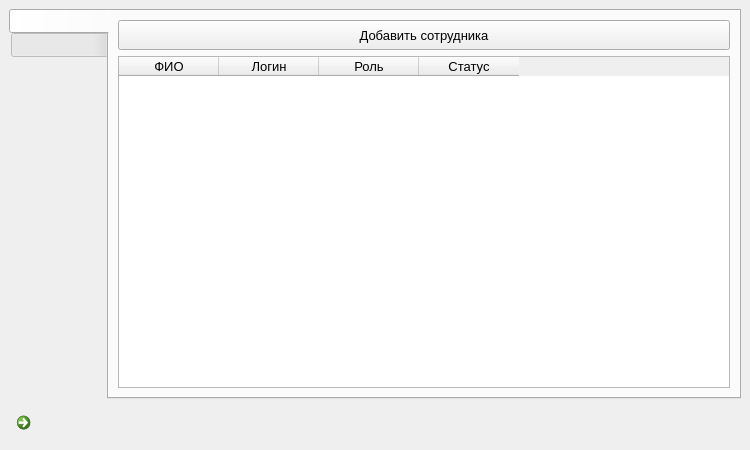
<?xml version="1.0" encoding="UTF-8"?>
<ui version="4.0">
 <class>AdministratorWindow</class>
 <widget class="QMainWindow" name="AdministratorWindow">
  <property name="geometry">
   <rect>
    <x>0</x>
    <y>0</y>
    <width>750</width>
    <height>450</height>
   </rect>
  </property>
  <property name="windowTitle">
   <string>Администратор</string>
  </property>
  <property name="windowIcon">
   <iconset>
    <normaloff>../icons/settings.png</normaloff>../icons/settings.png</iconset>
  </property>
  <widget class="QWidget" name="centralwidget">
   <layout class="QGridLayout" name="gridLayout_2">
    <item row="0" column="0">
     <widget class="QTabWidget" name="tabWidget">
      <property name="styleSheet">
       <string notr="true">QTabBar::tab { min-width: 100px; min-width: 100px; }</string>
      </property>
      <property name="tabPosition">
       <enum>QTabWidget::West</enum>
      </property>
      <property name="currentIndex">
       <number>0</number>
      </property>
      <property name="iconSize">
       <size>
        <width>120</width>
        <height>120</height>
       </size>
      </property>
      <widget class="QWidget" name="tab">
       <attribute name="icon">
        <iconset>
         <normaloff>../icons/employee.png</normaloff>../icons/employee.png</iconset>
       </attribute>
       <attribute name="title">
        <string/>
       </attribute>
       <layout class="QGridLayout" name="gridLayout">
        <item row="1" column="1">
         <widget class="QTableWidget" name="tableEmployee">
          <property name="font">
           <font>
            <pointsize>10</pointsize>
           </font>
          </property>
          <property name="sizeAdjustPolicy">
           <enum>QAbstractScrollArea::AdjustIgnored</enum>
          </property>
          <property name="editTriggers">
           <set>QAbstractItemView::DoubleClicked|QAbstractItemView::SelectedClicked</set>
          </property>
          <property name="selectionBehavior">
           <enum>QAbstractItemView::SelectRows</enum>
          </property>
          <column>
           <property name="text">
            <string>ФИО</string>
           </property>
          </column>
          <column>
           <property name="text">
            <string>Логин</string>
           </property>
          </column>
          <column>
           <property name="text">
            <string>Роль</string>
           </property>
          </column>
          <column>
           <property name="text">
            <string>Статус</string>
           </property>
          </column>
         </widget>
        </item>
        <item row="0" column="1">
         <widget class="QPushButton" name="addEmployee">
          <property name="minimumSize">
           <size>
            <width>0</width>
            <height>30</height>
           </size>
          </property>
          <property name="font">
           <font>
            <pointsize>10</pointsize>
           </font>
          </property>
          <property name="text">
           <string>Добавить сотрудника</string>
          </property>
         </widget>
        </item>
       </layout>
      </widget>
      <widget class="QWidget" name="tab_2">
       <attribute name="icon">
        <iconset>
         <normaloff>../icons/open-book.png</normaloff>../icons/open-book.png</iconset>
       </attribute>
       <attribute name="title">
        <string/>
       </attribute>
       <layout class="QGridLayout" name="gridLayout_3">
        <item row="1" column="1">
         <widget class="QPushButton" name="addAuthor">
          <property name="sizePolicy">
           <sizepolicy hsizetype="Minimum" vsizetype="Preferred">
            <horstretch>0</horstretch>
            <verstretch>0</verstretch>
           </sizepolicy>
          </property>
          <property name="minimumSize">
           <size>
            <width>0</width>
            <height>30</height>
           </size>
          </property>
          <property name="sizeIncrement">
           <size>
            <width>0</width>
            <height>0</height>
           </size>
          </property>
          <property name="font">
           <font>
            <pointsize>10</pointsize>
           </font>
          </property>
          <property name="toolTipDuration">
           <number>-3</number>
          </property>
          <property name="text">
           <string>Добавить автора</string>
          </property>
         </widget>
        </item>
        <item row="1" column="2">
         <widget class="QPushButton" name="addGenre">
          <property name="sizePolicy">
           <sizepolicy hsizetype="Minimum" vsizetype="Preferred">
            <horstretch>0</horstretch>
            <verstretch>0</verstretch>
           </sizepolicy>
          </property>
          <property name="minimumSize">
           <size>
            <width>0</width>
            <height>30</height>
           </size>
          </property>
          <property name="font">
           <font>
            <pointsize>10</pointsize>
           </font>
          </property>
          <property name="text">
           <string>Добавить жанр</string>
          </property>
         </widget>
        </item>
        <item row="3" column="0">
         <widget class="QGroupBox" name="groupBox1">
          <property name="font">
           <font>
            <pointsize>10</pointsize>
           </font>
          </property>
          <property name="title">
           <string>Издательства</string>
          </property>
          <layout class="QGridLayout" name="gridLayout_4">
           <item row="0" column="0">
            <widget class="QTableWidget" name="tablePublisher">
             <property name="font">
              <font>
               <pointsize>10</pointsize>
              </font>
             </property>
             <property name="frameShape">
              <enum>QFrame::NoFrame</enum>
             </property>
             <property name="frameShadow">
              <enum>QFrame::Sunken</enum>
             </property>
             <property name="sortingEnabled">
              <bool>false</bool>
             </property>
             <column>
              <property name="text">
               <string/>
              </property>
             </column>
            </widget>
           </item>
          </layout>
         </widget>
        </item>
        <item row="1" column="0">
         <widget class="QPushButton" name="addPublisher">
          <property name="sizePolicy">
           <sizepolicy hsizetype="Minimum" vsizetype="Maximum">
            <horstretch>0</horstretch>
            <verstretch>0</verstretch>
           </sizepolicy>
          </property>
          <property name="minimumSize">
           <size>
            <width>0</width>
            <height>30</height>
           </size>
          </property>
          <property name="font">
           <font>
            <pointsize>10</pointsize>
           </font>
          </property>
          <property name="text">
           <string>Добавить издателя</string>
          </property>
         </widget>
        </item>
        <item row="3" column="1">
         <widget class="QGroupBox" name="groupBox2">
          <property name="font">
           <font>
            <pointsize>10</pointsize>
           </font>
          </property>
          <property name="title">
           <string>Авторы</string>
          </property>
          <layout class="QGridLayout" name="gridLayout_5">
           <item row="0" column="0">
            <widget class="QTableWidget" name="tableAuthor">
             <property name="font">
              <font>
               <pointsize>10</pointsize>
              </font>
             </property>
             <property name="frameShape">
              <enum>QFrame::NoFrame</enum>
             </property>
             <column>
              <property name="text">
               <string/>
              </property>
             </column>
            </widget>
           </item>
          </layout>
         </widget>
        </item>
        <item row="3" column="2">
         <widget class="QGroupBox" name="groupBox3">
          <property name="font">
           <font>
            <pointsize>10</pointsize>
           </font>
          </property>
          <property name="title">
           <string>Жанры</string>
          </property>
          <layout class="QGridLayout" name="gridLayout_6">
           <item row="0" column="0">
            <widget class="QTableWidget" name="tableGenre">
             <property name="font">
              <font>
               <pointsize>10</pointsize>
              </font>
             </property>
             <property name="frameShape">
              <enum>QFrame::NoFrame</enum>
             </property>
             <column>
              <property name="text">
               <string/>
              </property>
             </column>
            </widget>
           </item>
          </layout>
         </widget>
        </item>
       </layout>
      </widget>
     </widget>
    </item>
    <item row="1" column="0">
     <widget class="QCommandLinkButton" name="logout">
      <property name="sizePolicy">
       <sizepolicy hsizetype="Fixed" vsizetype="Fixed">
        <horstretch>0</horstretch>
        <verstretch>0</verstretch>
       </sizepolicy>
      </property>
      <property name="minimumSize">
       <size>
        <width>0</width>
        <height>0</height>
       </size>
      </property>
      <property name="maximumSize">
       <size>
        <width>40</width>
        <height>40</height>
       </size>
      </property>
      <property name="text">
       <string/>
      </property>
      <property name="icon">
       <iconset>
        <normaloff>../icons/exit.png</normaloff>../icons/exit.png</iconset>
      </property>
      <property name="iconSize">
       <size>
        <width>25</width>
        <height>25</height>
       </size>
      </property>
     </widget>
    </item>
   </layout>
  </widget>
 </widget>
 <resources/>
 <connections>
  <connection>
   <sender>addEmployee</sender>
   <signal>clicked()</signal>
   <receiver>AdministratorWindow</receiver>
   <slot>goToAddEmployee()</slot>
   <hints>
    <hint type="sourcelabel">
     <x>464</x>
     <y>31</y>
    </hint>
    <hint type="destinationlabel">
     <x>399</x>
     <y>299</y>
    </hint>
   </hints>
  </connection>
  <connection>
   <sender>tablePublisher</sender>
   <signal>itemChanged(QTableWidgetItem*)</signal>
   <receiver>AdministratorWindow</receiver>
   <slot>addPublisher(QTableWidgetItem*)</slot>
   <hints>
    <hint type="sourcelabel">
     <x>252</x>
     <y>324</y>
    </hint>
    <hint type="destinationlabel">
     <x>399</x>
     <y>299</y>
    </hint>
   </hints>
  </connection>
  <connection>
   <sender>addPublisher</sender>
   <signal>clicked()</signal>
   <receiver>AdministratorWindow</receiver>
   <slot>addRowPublisher()</slot>
   <hints>
    <hint type="sourcelabel">
     <x>252</x>
     <y>31</y>
    </hint>
    <hint type="destinationlabel">
     <x>399</x>
     <y>299</y>
    </hint>
   </hints>
  </connection>
  <connection>
   <sender>addGenre</sender>
   <signal>clicked()</signal>
   <receiver>AdministratorWindow</receiver>
   <slot>addRowGenre()</slot>
   <hints>
    <hint type="sourcelabel">
     <x>676</x>
     <y>31</y>
    </hint>
    <hint type="destinationlabel">
     <x>399</x>
     <y>299</y>
    </hint>
   </hints>
  </connection>
  <connection>
   <sender>addAuthor</sender>
   <signal>clicked()</signal>
   <receiver>AdministratorWindow</receiver>
   <slot>addRowAuthor()</slot>
   <hints>
    <hint type="sourcelabel">
     <x>464</x>
     <y>31</y>
    </hint>
    <hint type="destinationlabel">
     <x>399</x>
     <y>299</y>
    </hint>
   </hints>
  </connection>
  <connection>
   <sender>tableAuthor</sender>
   <signal>itemChanged(QTableWidgetItem*)</signal>
   <receiver>AdministratorWindow</receiver>
   <slot>addAuthor(QTableWidgetItem*)</slot>
   <hints>
    <hint type="sourcelabel">
     <x>464</x>
     <y>324</y>
    </hint>
    <hint type="destinationlabel">
     <x>399</x>
     <y>299</y>
    </hint>
   </hints>
  </connection>
  <connection>
   <sender>tableGenre</sender>
   <signal>itemChanged(QTableWidgetItem*)</signal>
   <receiver>AdministratorWindow</receiver>
   <slot>addGenre(QTableWidgetItem*)</slot>
   <hints>
    <hint type="sourcelabel">
     <x>676</x>
     <y>324</y>
    </hint>
    <hint type="destinationlabel">
     <x>399</x>
     <y>299</y>
    </hint>
   </hints>
  </connection>
  <connection>
   <sender>tableEmployee</sender>
   <signal>itemDoubleClicked(QTableWidgetItem*)</signal>
   <receiver>AdministratorWindow</receiver>
   <slot>goToChangeEmployee(QTableWidgetItem*)</slot>
   <hints>
    <hint type="sourcelabel">
     <x>389</x>
     <y>192</y>
    </hint>
    <hint type="destinationlabel">
     <x>324</x>
     <y>174</y>
    </hint>
   </hints>
  </connection>
  <connection>
   <sender>logout</sender>
   <signal>clicked()</signal>
   <receiver>AdministratorWindow</receiver>
   <slot>logout()</slot>
   <hints>
    <hint type="sourcelabel">
     <x>28</x>
     <y>370</y>
    </hint>
    <hint type="destinationlabel">
     <x>324</x>
     <y>199</y>
    </hint>
   </hints>
  </connection>
 </connections>
 <slots>
  <slot>goToAddEmployee()</slot>
  <slot>addRowPublisher()</slot>
  <slot>addRowAuthor()</slot>
  <slot>addRowGenre()</slot>
  <slot>addPublisher(QTableWidgetItem*)</slot>
  <slot>addAuthor(QTableWidgetItem*)</slot>
  <slot>addGenre(QTableWidgetItem*)</slot>
  <slot>goToChangeEmployee(QTableWidgetItem*)</slot>
  <slot>logout()</slot>
 </slots>
</ui>
